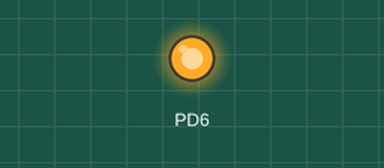
Bench run of a program on a simulated ATmega328P, built with avr-gcc and emulated at 16 MHz. Parts: output pins drawn as LEDs (lit = HIGH). At 0.0 s the program stops and its outputs stay as they are.

Above: at 0.1 s.
Timing chart, 0 to 1.5 s (numbered marks = the images above):
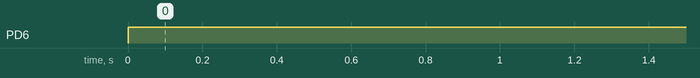

The program:

main.c
```c
/*
 * 05_PWM.c
 *
 * Created: 10.02.2018 14:50:01
 * Author : Joachim
 */

// this code sets up counter0 for an 8kHz PWM wave @ 16Mhz Clock

#define F_CPU 16000000UL
#include <avr/io.h>
#include <avr/interrupt.h>
#include <util/delay.h>


int main(void)
{

	// Datadirection Pin D6 als Ausgang
	DDRD |= (1 << DDD6);

	OCR0A = 255;  // 256 * Duty / 100
	// set PWM for 75% duty cycle


	TCCR0A |= (1 << COM0A1);
	// set none-inverting mode

	TCCR0A |= /*(1 << WGM02) | */(1 << WGM01)  | (1 << WGM00);
	// set fast PWM Mode

	TCCR0B |= (1 << CS01);
	// set prescaler to 8 and starts PWM


	while (1)
	{

	}
}
```

Measured:
- by itself, PD6: LOW → HIGH at 0.00 s
